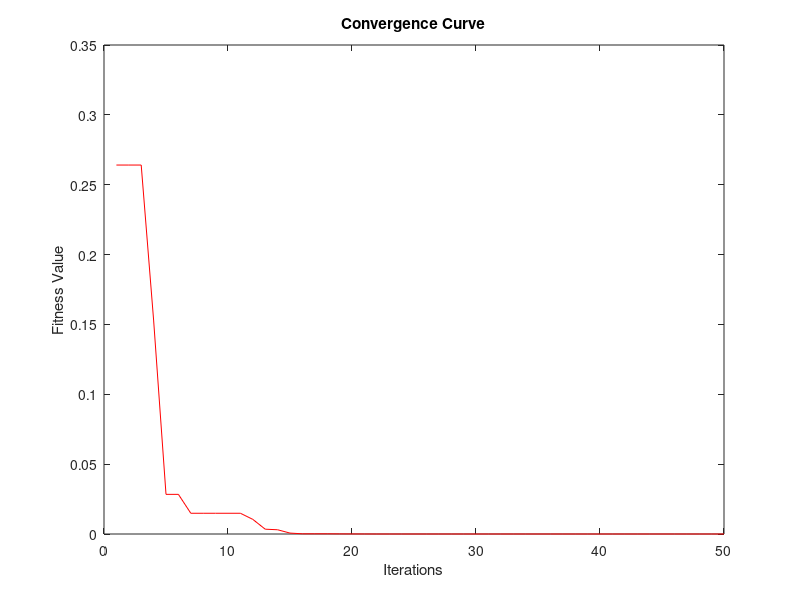

MATLAB code to generate this figure:

clc
clear all

Max_iterations=50;  % Maximum Number of Iterations
correction_factor = 2.0; % Correction factor
inertia = 1.0; % Ineritia Coeffecient
swarm_size = 5; % Number of particles
LB=[-5.12 -5.12]; % Lower Boundaries
UB=[5.12 5.12];   % Upper Boundaries
xrange=UB(1)-LB(1);
yrange=UB(2)-LB(2);

% Initial Positions
swarm(:, 1, 1)=rand(1,swarm_size)*xrange+LB(1);
swarm(:, 1, 2)=rand(1,swarm_size)*yrange+LB(2);

% Initial best value so far
swarm(:, 4, 1) = 1000;          

% Initial velocity
swarm(:, 2, :) = 0;             
for iter = 1 : Max_iterations
    
    % Calculating fitness value for all particles
    for i = 1 : swarm_size
        swarm(i, 1, 1) = swarm(i, 1, 1) + swarm(i, 2, 1)/1.3;     %update x position
        swarm(i, 1, 2) = swarm(i, 1, 2) + swarm(i, 2, 2)/1.3;     %update y position

        % The fitness function (DeJong) F(x,y)=x^2+y^2
        Fval = (swarm(i, 1, 1))^2 + (swarm(i, 1, 2))^2;          % fitness evaluation (you may replace this objective function with any function having a global minima)
        
        % If the fitness value for this particle is better than the 
        % best fitness value of that particle exchange both values 
        if Fval < swarm(i, 4, 1)                 % if new position is better
            swarm(i, 3, 1) = swarm(i, 1, 1);    % Update the position of the first dimension
            swarm(i, 3, 2) = swarm(i, 1, 2);    % Update the position of the second dimension
            swarm(i, 4, 1) = Fval;              % Update best value
        end
    end
    
    % Search for the global best solution
    [temp, gbest] = min(swarm(:, 4, 1));        % global best position
    
    % Updating velocity vectors
    for i = 1 : swarm_size
        swarm(i, 2, 1) = rand*inertia*swarm(i, 2, 1) + correction_factor*rand*(swarm(i, 3, 1) - swarm(i, 1, 1)) + correction_factor*rand*(swarm(gbest, 3, 1) - swarm(i, 1, 1));   %x velocity component
        swarm(i, 2, 2) = rand*inertia*swarm(i, 2, 2) + correction_factor*rand*(swarm(i, 3, 2) - swarm(i, 1, 2)) + correction_factor*rand*(swarm(gbest, 3, 2) - swarm(i, 1, 2));   %y velocity component
    end
    
    % Store the best fitness valuye in the convergence curve
    ConvergenceCurve(iter,1)=swarm(gbest,4,1);
    disp(['Iterations No. ' int2str(iter) ' , the best fitness value is ' num2str(swarm(gbest,4,1))]);
end

% Plot convergence curve
plot(ConvergenceCurve,'r-')
title('Convergence Curve')
xlabel('Iterations')
ylabel('Fitness Value')

